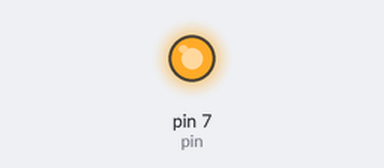
A sketch run on a simulated Arduino Uno, built with avr-gcc and run on an emulated ATmega328P. On the bench: output pins drawn as LEDs (lit = HIGH).

Above: at 1.5 s.
At 4.5 s:
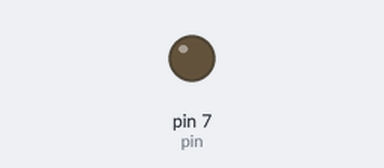
Timing chart, 0 to 7.8 s (numbered marks = the images above):
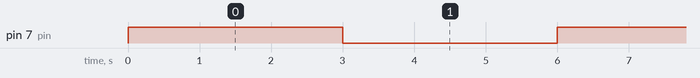

Measured:
- by itself, pin 7 (pin): alternates HIGH for 3.0 s and LOW for 3.0 s

The sketch:

Project_2_LED_light_blinking_using_Arduino.ino
```cpp
int pin = 7;
int time_delay = 3;

void setup() {
  pinMode(pin, OUTPUT);
}

void loop() {
  digitalWrite(pin, HIGH);
  delay(time_delay * 1000);

  digitalWrite(pin, LOW);
  delay(time_delay * 1000);

}
```
